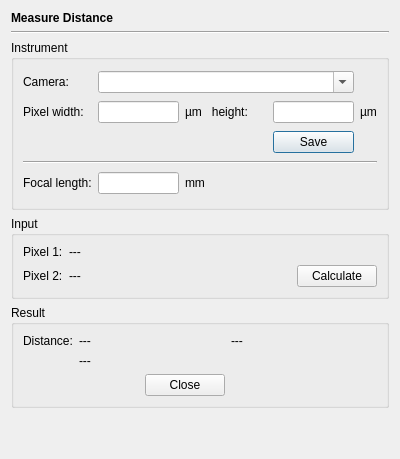
<?xml version="1.0" encoding="UTF-8"?>
<ui version="4.0">
 <class>MeasureDistanceDialog</class>
 <widget class="QDialog" name="MeasureDistanceDialog">
  <property name="geometry">
   <rect>
    <x>0</x>
    <y>0</y>
    <width>400</width>
    <height>459</height>
   </rect>
  </property>
  <property name="windowTitle">
   <string>Dialog</string>
  </property>
  <layout class="QVBoxLayout" name="verticalLayout">
   <item>
    <widget class="QLabel" name="label">
     <property name="font">
      <font>
       <bold>true</bold>
      </font>
     </property>
     <property name="text">
      <string>Measure Distance</string>
     </property>
    </widget>
   </item>
   <item>
    <widget class="Line" name="line">
     <property name="orientation">
      <enum>Qt::Horizontal</enum>
     </property>
    </widget>
   </item>
   <item>
    <widget class="QGroupBox" name="groupBox">
     <property name="sizePolicy">
      <sizepolicy hsizetype="Preferred" vsizetype="Preferred">
       <horstretch>0</horstretch>
       <verstretch>1</verstretch>
      </sizepolicy>
     </property>
     <property name="title">
      <string>Instrument</string>
     </property>
     <layout class="QGridLayout" name="gridLayout">
      <item row="4" column="0">
       <widget class="QLabel" name="label_6">
        <property name="text">
         <string>Focal length:</string>
        </property>
       </widget>
      </item>
      <item row="4" column="1">
       <widget class="QLineEdit" name="focalLengthField"/>
      </item>
      <item row="0" column="1" colspan="3">
       <widget class="QComboBox" name="cameraBox">
        <property name="sizePolicy">
         <sizepolicy hsizetype="Preferred" vsizetype="Fixed">
          <horstretch>1</horstretch>
          <verstretch>0</verstretch>
         </sizepolicy>
        </property>
        <property name="editable">
         <bool>true</bool>
        </property>
       </widget>
      </item>
      <item row="1" column="1">
       <widget class="QLineEdit" name="widthField">
        <property name="sizePolicy">
         <sizepolicy hsizetype="Expanding" vsizetype="Fixed">
          <horstretch>1</horstretch>
          <verstretch>0</verstretch>
         </sizepolicy>
        </property>
       </widget>
      </item>
      <item row="1" column="2">
       <widget class="QLabel" name="label_4">
        <property name="text">
         <string>µm   height:</string>
        </property>
       </widget>
      </item>
      <item row="1" column="0">
       <widget class="QLabel" name="label_3">
        <property name="text">
         <string>Pixel width:</string>
        </property>
       </widget>
      </item>
      <item row="3" column="0" colspan="5">
       <widget class="Line" name="line_2">
        <property name="orientation">
         <enum>Qt::Horizontal</enum>
        </property>
       </widget>
      </item>
      <item row="1" column="3">
       <widget class="QLineEdit" name="heightField">
        <property name="sizePolicy">
         <sizepolicy hsizetype="Expanding" vsizetype="Fixed">
          <horstretch>1</horstretch>
          <verstretch>0</verstretch>
         </sizepolicy>
        </property>
       </widget>
      </item>
      <item row="0" column="0">
       <widget class="QLabel" name="label_2">
        <property name="text">
         <string>Camera:</string>
        </property>
       </widget>
      </item>
      <item row="1" column="4">
       <widget class="QLabel" name="label_5">
        <property name="text">
         <string>µm</string>
        </property>
       </widget>
      </item>
      <item row="4" column="2">
       <widget class="QLabel" name="label_7">
        <property name="text">
         <string>mm</string>
        </property>
       </widget>
      </item>
      <item row="2" column="3">
       <widget class="QPushButton" name="saveCameraButton">
        <property name="text">
         <string>Save</string>
        </property>
       </widget>
      </item>
     </layout>
    </widget>
   </item>
   <item>
    <widget class="QGroupBox" name="groupBox_3">
     <property name="title">
      <string>Input</string>
     </property>
     <layout class="QGridLayout" name="gridLayout_3">
      <item row="1" column="2">
       <widget class="QLabel" name="pixel2Label">
        <property name="text">
         <string>---</string>
        </property>
       </widget>
      </item>
      <item row="0" column="2">
       <widget class="QLabel" name="pixel1Label">
        <property name="sizePolicy">
         <sizepolicy hsizetype="Preferred" vsizetype="Preferred">
          <horstretch>1</horstretch>
          <verstretch>0</verstretch>
         </sizepolicy>
        </property>
        <property name="text">
         <string>---</string>
        </property>
       </widget>
      </item>
      <item row="0" column="0">
       <widget class="QLabel" name="label_9">
        <property name="text">
         <string>Pixel 1:</string>
        </property>
       </widget>
      </item>
      <item row="1" column="0">
       <widget class="QLabel" name="label_10">
        <property name="text">
         <string>Pixel 2:</string>
        </property>
       </widget>
      </item>
      <item row="1" column="3">
       <widget class="QPushButton" name="calculateButton">
        <property name="text">
         <string>Calculate</string>
        </property>
       </widget>
      </item>
     </layout>
    </widget>
   </item>
   <item>
    <widget class="QGroupBox" name="groupBox_2">
     <property name="title">
      <string>Result</string>
     </property>
     <layout class="QGridLayout" name="gridLayout_2">
      <item row="1" column="3">
       <widget class="QLabel" name="distanceAngleLabel">
        <property name="text">
         <string>---</string>
        </property>
       </widget>
      </item>
      <item row="0" column="0">
       <widget class="QLabel" name="label_8">
        <property name="text">
         <string>Distance:</string>
        </property>
       </widget>
      </item>
      <item row="0" column="3">
       <widget class="QLabel" name="distancePixelLabel">
        <property name="sizePolicy">
         <sizepolicy hsizetype="Preferred" vsizetype="Preferred">
          <horstretch>1</horstretch>
          <verstretch>0</verstretch>
         </sizepolicy>
        </property>
        <property name="text">
         <string>---</string>
        </property>
       </widget>
      </item>
      <item row="0" column="4">
       <widget class="QLabel" name="distanceMetricLabel">
        <property name="sizePolicy">
         <sizepolicy hsizetype="Preferred" vsizetype="Preferred">
          <horstretch>1</horstretch>
          <verstretch>0</verstretch>
         </sizepolicy>
        </property>
        <property name="text">
         <string>---</string>
        </property>
       </widget>
      </item>
      <item row="2" column="3">
       <widget class="QDialogButtonBox" name="buttonBox">
        <property name="orientation">
         <enum>Qt::Horizontal</enum>
        </property>
        <property name="standardButtons">
         <set>QDialogButtonBox::Close</set>
        </property>
       </widget>
      </item>
     </layout>
    </widget>
   </item>
   <item>
    <spacer name="verticalSpacer">
     <property name="orientation">
      <enum>Qt::Vertical</enum>
     </property>
     <property name="sizeHint" stdset="0">
      <size>
       <width>20</width>
       <height>40</height>
      </size>
     </property>
    </spacer>
   </item>
  </layout>
 </widget>
 <resources/>
 <connections>
  <connection>
   <sender>buttonBox</sender>
   <signal>accepted()</signal>
   <receiver>MeasureDistanceDialog</receiver>
   <slot>accept()</slot>
   <hints>
    <hint type="sourcelabel">
     <x>248</x>
     <y>254</y>
    </hint>
    <hint type="destinationlabel">
     <x>157</x>
     <y>274</y>
    </hint>
   </hints>
  </connection>
  <connection>
   <sender>buttonBox</sender>
   <signal>rejected()</signal>
   <receiver>MeasureDistanceDialog</receiver>
   <slot>reject()</slot>
   <hints>
    <hint type="sourcelabel">
     <x>316</x>
     <y>260</y>
    </hint>
    <hint type="destinationlabel">
     <x>286</x>
     <y>274</y>
    </hint>
   </hints>
  </connection>
 </connections>
</ui>
